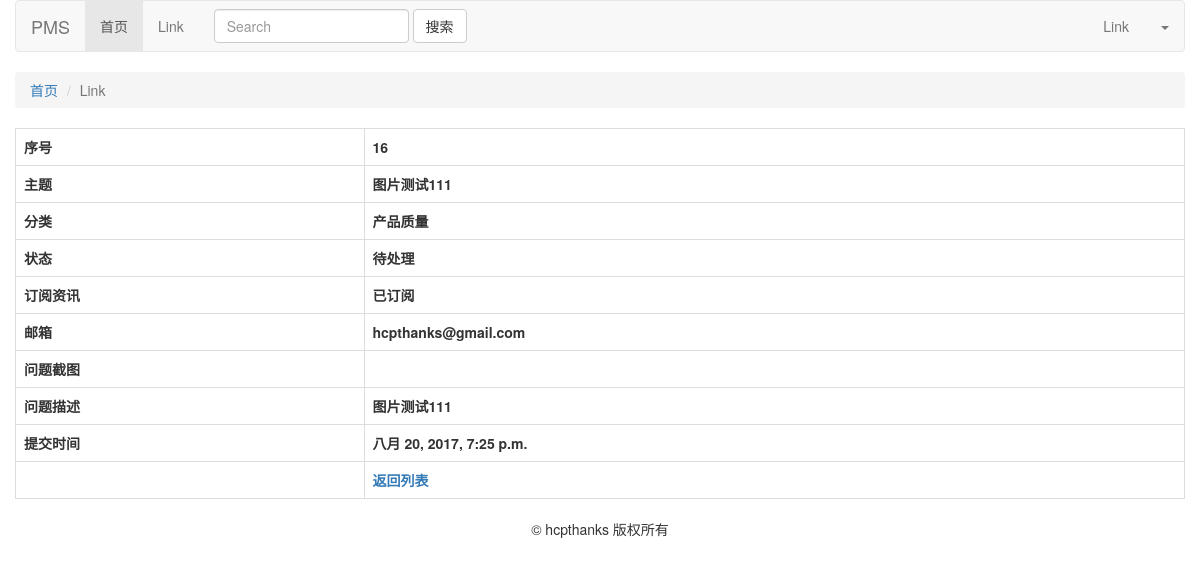
The page /feedback/16/ on the database its author committed.
### feedback/models.py (models this page shows)
class Feedback(models.Model):
    CATEGORIES = (
        ('产品质量', '产品质量'),
        ('网站使用', '网站使用'),
        ('支付购买', '支付购买'),
        ('客户服务', '客户服务'),
    )
    STATUS = (
        ('未处理', '未处理'),
        ('处理中', '处理中'),
        ('已处理', '已处理'),
    )
    subject = models.CharField('主题', max_length=100)
    category = models.CharField('分类', choices=CATEGORIES, max_length=20)
    username = models.CharField('姓名', max_length=50)
    email = models.EmailField('邮箱', max_length=100)
    screenshot = models.FileField('问题截图',upload_to='uploads/')
    description = models.TextField('问题描述')
    subscription = models.BooleanField('是否订阅', default=True)
    status = models.CharField('处理状态', choices=STATUS, max_length=20)
    posted_time = models.DateTimeField('提交时间', auto_now_add=True)

### feedback/views.py (the view)
# urls.py: url('^(?P<fid>\d{1,4})/$', view=views.feedback_editor, name='feedback_editor'),
def feedback_editor(request,fid):
    feedback = get_object_or_404(Feedback, pk=fid)
    return render(request, 'feedback/feedback-editor.html', {'item': feedback})

### feedback/templates/feedback/feedback-editor.html
{% extends 'feedback/base.html' %}
{% block main_content %}
<table class="table table-bordered">
    <tr>
        <th>序号</th>
        <th>{{ item.id }}</th>
    </tr>
    <tr>
        <th>主题</th>
        <th>{{ item.subject}}</th>
    </tr>
    <tr>
        <th>分类</th>
        <th>{{ item.category }}</th>
    </tr>
    <tr>
        <th>状态</th>
        <th>{{ item.status }}</th>
    </tr>
    <tr>
        <th>订阅资讯</th>
        <th>{{ item.subscription|yesno:'已订阅, 未订阅' }}</th>
    </tr>
    <tr>
        <th>邮箱</th>
        <th>{{ item.email }}</th>
    </tr>
    <tr>
        <th>问题截图</th>
        <th>{{ item.screenshot }}</th>
    </tr>
    <tr>
        <th>问题描述</th>
        <th>{{ item.description }}</th>
    </tr>
    <tr>
        <th>提交时间</th>
        <th>{{ item.posted_time }}</th>
    </tr>
    <tr>
        <th></th>
        <th>
            <a href="{% url 'feedback:feedback_list' %}">返回列表</a>
        </th>
    </tr>
</table>
{% endblock %}

### rows shown on the page
Feedback: id "16", subject "图片测试111", category "产品质量", status "待处理", subscription "已订阅", email "hcpthanks@gmail.com", description "图片测试111", posted_time "八月 20, 2017, 7:25 p.m."
